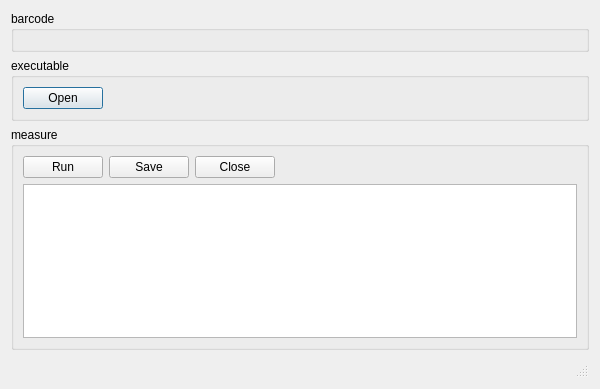
<?xml version="1.0" encoding="UTF-8"?>
<ui version="4.0">
 <class>MainWindow</class>
 <widget class="QDialog" name="MainWindow">
  <property name="geometry">
   <rect>
    <x>0</x>
    <y>0</y>
    <width>600</width>
    <height>389</height>
   </rect>
  </property>
  <property name="sizePolicy">
   <sizepolicy hsizetype="Preferred" vsizetype="Maximum">
    <horstretch>0</horstretch>
    <verstretch>0</verstretch>
   </sizepolicy>
  </property>
  <property name="windowTitle">
   <string>Canadian Digit Triple Test</string>
  </property>
  <layout class="QVBoxLayout" name="verticalLayout_2">
   <item>
    <widget class="QGroupBox" name="idGroupBox">
     <property name="sizePolicy">
      <sizepolicy hsizetype="Preferred" vsizetype="Maximum">
       <horstretch>0</horstretch>
       <verstretch>0</verstretch>
      </sizepolicy>
     </property>
     <property name="title">
      <string>barcode</string>
     </property>
     <layout class="QHBoxLayout" name="horizontalLayout">
      <item>
       <widget class="BarcodeWidget" name="barcodeWidget" native="true"/>
      </item>
     </layout>
    </widget>
   </item>
   <item>
    <widget class="QGroupBox" name="pathGroupBox">
     <property name="sizePolicy">
      <sizepolicy hsizetype="Preferred" vsizetype="Maximum">
       <horstretch>0</horstretch>
       <verstretch>0</verstretch>
      </sizepolicy>
     </property>
     <property name="title">
      <string>executable</string>
     </property>
     <layout class="QHBoxLayout" name="horizontalLayout_2">
      <item>
       <widget class="QPushButton" name="openButton">
        <property name="text">
         <string>Open</string>
        </property>
       </widget>
      </item>
      <item>
       <spacer name="horizontalSpacer_2">
        <property name="orientation">
         <enum>Qt::Horizontal</enum>
        </property>
        <property name="sizeHint" stdset="0">
         <size>
          <width>469</width>
          <height>20</height>
         </size>
        </property>
       </spacer>
      </item>
     </layout>
    </widget>
   </item>
   <item>
    <widget class="QGroupBox" name="measureGroupBox">
     <property name="title">
      <string>measure</string>
     </property>
     <layout class="QVBoxLayout" name="verticalLayout">
      <item>
       <layout class="QHBoxLayout" name="horizontalLayout_3">
        <item>
         <widget class="QPushButton" name="measureButton">
          <property name="text">
           <string>Run</string>
          </property>
         </widget>
        </item>
        <item>
         <widget class="QPushButton" name="saveButton">
          <property name="text">
           <string>Save</string>
          </property>
         </widget>
        </item>
        <item>
         <widget class="QPushButton" name="closeButton">
          <property name="text">
           <string>Close</string>
          </property>
         </widget>
        </item>
        <item>
         <spacer name="horizontalSpacer_3">
          <property name="orientation">
           <enum>Qt::Horizontal</enum>
          </property>
          <property name="sizeHint" stdset="0">
           <size>
            <width>40</width>
            <height>20</height>
           </size>
          </property>
         </spacer>
        </item>
       </layout>
      </item>
      <item>
       <widget class="QTableView" name="testdataTableView"/>
      </item>
     </layout>
    </widget>
   </item>
   <item>
    <widget class="QStatusBar" name="statusBar"/>
   </item>
  </layout>
 </widget>
 <customwidgets>
  <customwidget>
   <class>BarcodeWidget</class>
   <extends>QWidget</extends>
   <header>../../widgets/BarcodeWidget.h</header>
   <container>1</container>
  </customwidget>
 </customwidgets>
 <includes>
  <include location="local">../../widgets/BarcodeWidget.h</include>
 </includes>
 <resources/>
 <connections/>
</ui>
